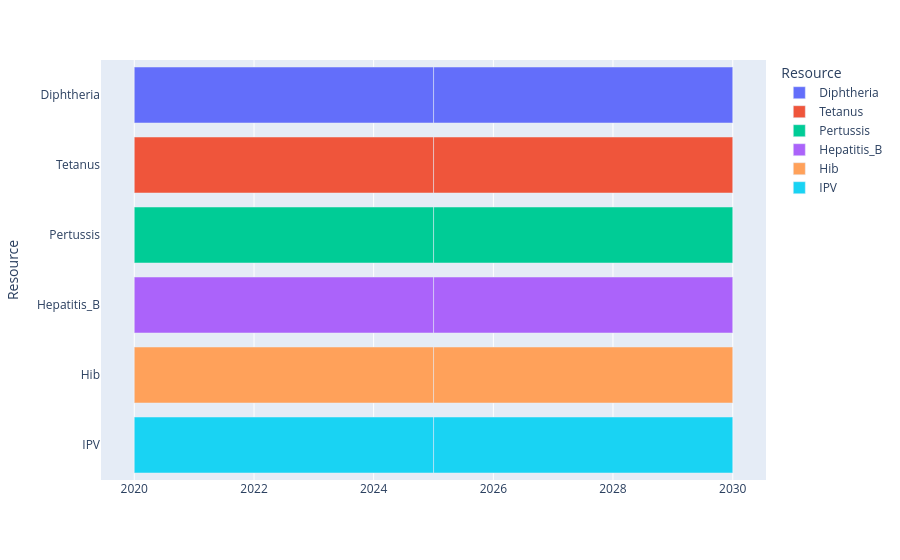

Write notebook code for a chart like this one.
### Code cell
import plotly.express as px
import pandas as pd

with open('C:/Users/fthcn/Desktop/Vaccine_Tender_Scheduling_Problem/Julia_Files/Github/Results/F_results_'+demand_status+'_'+supply_status+'_'+price_status+'.json') as json_file:
    F_results = json.load(json_file)

print(F_results)

group = ["Diphtheria","Tetanus","Pertussis","Hepatitis_B","Hib","IPV"]

output = pd.DataFrame()
for a in group:
    if a in F_results:
        for t in T:
            if len(F_results[a][str(t)]) != 0:
                end_list = list(F_results[a][str(t)])
                end_time = int(end_list[0])
                df_dictionary = pd.DataFrame([dict(Start=str(2020+t-1), Finish=str(2020+end_time), Resource=a)])
                output = pd.concat([output, df_dictionary], ignore_index=True)

fig = px.timeline(output, x_start="Start", x_end="Finish", y="Resource", color="Resource")
fig.show()

### Figure 1 — Plotly figure (JSON) as saved in the notebook; plotly's stock layout.template omitted (floating-point values rounded to 4 significant figures)
{"data": [{"alignmentgroup": "True", "base": ["2020", "2025"], "hovertemplate": "Resource=%{y}<br>Start=%{base}<br>Finish=%{x}<extra></extra>", "legendgroup": "Diphtheria", "marker": {"color": "#636efa", "pattern": {"shape": ""}}, "name": "Diphtheria", "offsetgroup": "Diphtheria", "orientation": "h", "showlegend": true, "textposition": "auto", "type": "bar", "x": [157852800000, 157766400000], "xaxis": "x", "y": ["Diphtheria", "Diphtheria"], "yaxis": "y"}, {"alignmentgroup": "True", "base": ["2020", "2025"], "hovertemplate": "Resource=%{y}<br>Start=%{base}<br>Finish=%{x}<extra></extra>", "legendgroup": "Tetanus", "marker": {"color": "#EF553B", "pattern": {"shape": ""}}, "name": "Tetanus", "offsetgroup": "Tetanus", "orientation": "h", "showlegend": true, "textposition": "auto", "type": "bar", "x": [157852800000, 157766400000], "xaxis": "x", "y": ["Tetanus", "Tetanus"], "yaxis": "y"}, {"alignmentgroup": "True", "base": ["2020", "2025"], "hovertemplate": "Resource=%{y}<br>Start=%{base}<br>Finish=%{x}<extra></extra>", "legendgroup": "Pertussis", "marker": {"color": "#00cc96", "pattern": {"shape": ""}}, "name": "Pertussis", "offsetgroup": "Pertussis", "orientation": "h", "showlegend": true, "textposition": "auto", "type": "bar", "x": [157852800000, 157766400000], "xaxis": "x", "y": ["Pertussis", "Pertussis"], "yaxis": "y"}, {"alignmentgroup": "True", "base": ["2020", "2025"], "hovertemplate": "Resource=%{y}<br>Start=%{base}<br>Finish=%{x}<extra></extra>", "legendgroup": "Hepatitis_B", "marker": {"color": "#ab63fa", "pattern": {"shape": ""}}, "name": "Hepatitis_B", "offsetgroup": "Hepatitis_B", "orientation": "h", "showlegend": true, "textposition": "auto", "type": "bar", "x": [157852800000, 157766400000], "xaxis": "x", "y": ["Hepatitis_B", "Hepatitis_B"], "yaxis": "y"}, {"alignmentgroup": "True", "base": ["2020", "2025"], "hovertemplate": "Resource=%{y}<br>Start=%{base}<br>Finish=%{x}<extra></extra>", "legendgroup": "Hib", "marker": {"color": "#FFA15A", "pattern": {"shape": ""}}, "name": "Hib", "offsetgroup": "Hib", "orientation": "h", "showlegend": true, "textposition": "auto", "type": "bar", "x": [157852800000, 157766400000], "xaxis": "x", "y": ["Hib", "Hib"], "yaxis": "y"}, {"alignmentgroup": "True", "base": ["2020", "2025"], "hovertemplate": "Resource=%{y}<br>Start=%{base}<br>Finish=%{x}<extra></extra>", "legendgroup": "IPV", "marker": {"color": "#19d3f3", "pattern": {"shape": ""}}, "name": "IPV", "offsetgroup": "IPV", "orientation": "h", "showlegend": true, "textposition": "auto", "type": "bar", "x": [157852800000, 157766400000], "xaxis": "x", "y": ["IPV", "IPV"], "yaxis": "y"}], "layout": {"barmode": "overlay", "legend": {"title": {"text": "Resource"}, "tracegroupgap": 0}, "margin": {"t": 60}, "xaxis": {"anchor": "y", "domain": [0, 1], "type": "date"}, "yaxis": {"anchor": "x", "categoryarray": ["IPV", "Hib", "Hepatitis_B", "Pertussis", "Tetanus", "Diphtheria"], "categoryorder": "array", "domain": [0, 1], "title": {"text": "Resource"}}}}
